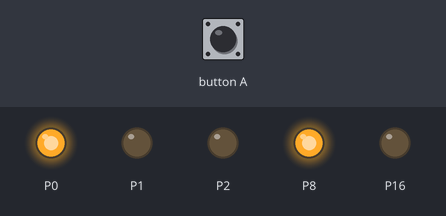
Bench run of a program on a simulated BBC micro:bit (MakeCode). On the bench: output pins drawn as LEDs (lit = HIGH). Dashed ring = blinking. The test bench sets the inputs (shaded band).

Above: at 1.2 s.
1.3 s: button A pressed for 0.15 s
At 1.7 s:
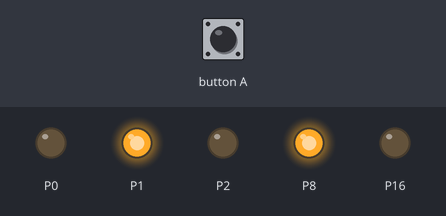
At 2.77 s:
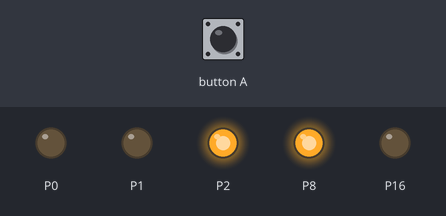
4.3 s: button A pressed for 3.2 s
At 5.2 s:
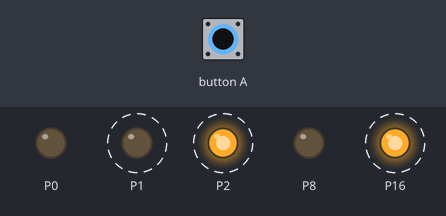
Timing chart, 0 to 10.4 s (numbered marks = the images above; inputs shaded):
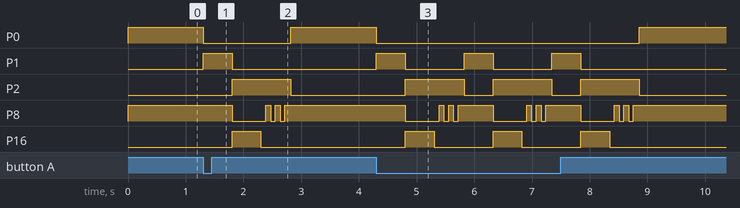

The program:

main.ts
```typescript
function jaune () {
    pins.digitalWritePin(DigitalPin.P0, 0)
    pins.digitalWritePin(DigitalPin.P1, 1)
    pins.digitalWritePin(DigitalPin.P2, 0)
}
function p_stop () {
    pins.digitalWritePin(DigitalPin.P8, 1)
    pins.digitalWritePin(DigitalPin.P16, 0)
}
function p_go () {
    pins.digitalWritePin(DigitalPin.P8, 0)
    pins.digitalWritePin(DigitalPin.P16, 1)
}
function p_cliniote () {
    pins.digitalWritePin(DigitalPin.P8, 0)
    pins.digitalWritePin(DigitalPin.P16, 0)
}
function rouge () {
    pins.digitalWritePin(DigitalPin.P0, 0)
    pins.digitalWritePin(DigitalPin.P1, 0)
    pins.digitalWritePin(DigitalPin.P2, 1)
}
function vert () {
    pins.digitalWritePin(DigitalPin.P0, 1)
    pins.digitalWritePin(DigitalPin.P1, 0)
    pins.digitalWritePin(DigitalPin.P2, 0)
}
basic.forever(function () {
    vert()
    p_stop()
    if (input.buttonIsPressed(Button.A)) {
        jaune()
        basic.pause(500)
        rouge()
        p_go()
        basic.pause(500)
        for (let index = 0; index < 3; index++) {
            p_cliniote()
            basic.pause(83.3)
            p_stop()
            basic.pause(83.3)
        }
    }
})
```

test.ts
```typescript
// les tests vont ici ; cela ne sera pas compilé si ce paquet est utilisé en tant qu'extension.
```

Measured:
- after the input at 1.3 s, P0: HIGH → LOW at once, → HIGH 1.5 s later; P1: LOW → HIGH at once, → LOW 0.50 s later; P2: LOW → HIGH after 0.50 s, → LOW 1.0 s later; P8: HIGH → LOW after 0.50 s, then repeats every 0.17 s: HIGH 0.08 s, LOW 0.08 s, until it stays HIGH from 2.7 s; P16: LOW → HIGH after 0.50 s, → LOW 0.50 s later
- after the input at 4.3 s, P0: HIGH → LOW at once, → HIGH 4.6 s later; P1: alternates HIGH for 0.50 s and LOW for 1.0 s, 6 changes in all, then stays LOW, starting at once
